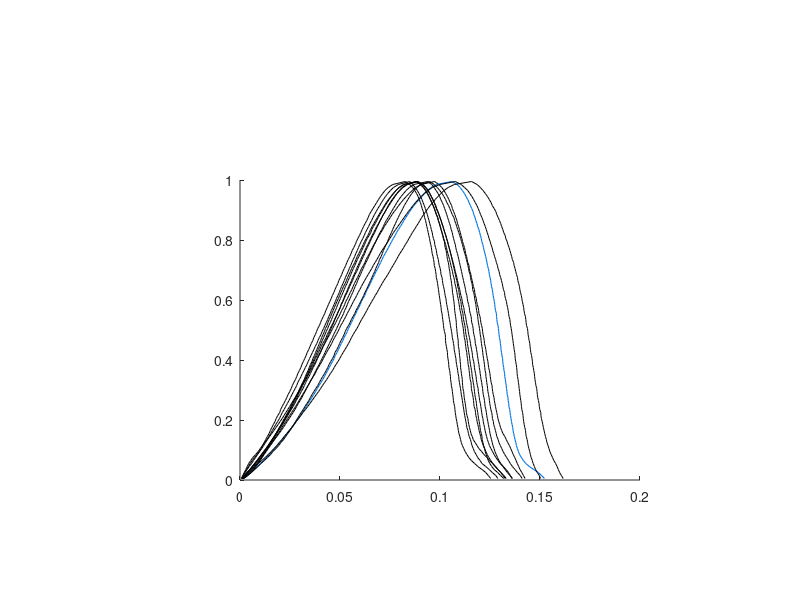

Write MATLAB code to recreate this figure.
clear
MyColor = [62/255 43/255 109/255;
    0 0.45 0.74;
    0.49 0.18 0.56;
    48/255 151/255 164/255;
    240/255 100/255 73/255;
    255/255 170/255 50/255;
    5/255 80/255 91/255];

MyColorHot = [0.85 0.33 0.10;
    240/255 100/255 73/255;
    0.93 0.69 0.13;
    255/255 187/255 0];
MyColorCold = [0.49 0.18 0.56;
    5/255 80/255 91/255;
    48/255 151/255 164/255;
    0 0.45 0.74];
MyColorGray = [0 0 0;
    70/255 70/255 70/255;
    140/255 140/255 140/255;
    210/255 210/255 210/255];


clear res
load('fig1c_data.mat');
% mode 0 = plot single fly; 1 = plot population average
mode = 1;
i_bin = 0.995:-0.01:0.005;
i_bin = fliplr(i_bin);
t_bin_all = zeros(length(res),length(i_bin)*2);
t_bin_diff_all = zeros(length(res),length(i_bin)*2-1);
period = zeros(1,length(res));
phaseDuration_all = zeros(length(res),3);
i_min = zeros(1,length(res));
% figure
if mode == 1
    fig1 = figure('Units', 'centimeters', 'Position', [20, 10, 3, 2.5]);hold on
    set(gca, 'Position', [0.3, 0.2, 0.5, 0.5])
end

for jj = 1:length(res)
    p = res(jj).localMax;
    clear i;
    i = res(jj).I;

    period_tmp = diff(p);
    res(jj).period = period_tmp;
    period_mean_tmp = mean(period_tmp);
    period(jj) = period_mean_tmp;
    
    t_bin = zeros(length(p)-1,2*length(i_bin));
    t_bin_diff = zeros(length(p)-1,2*length(i_bin)-1);
    phaseDuration = zeros(length(p)-1,3);
    
    i_range = 0;
    range = zeros(1,length(p));
    for ii = 1:length(p)-1
        b = p(ii);e = p(ii+1);
        b_idx = find(res(jj).t == b);e_idx = find(res(jj).t == e);
        t = res(jj).t(b_idx:e_idx) - res(jj).t(b_idx); i_single = i(b_idx:e_idx);
        range = (max(i_single) - min(i_single));
        i_range = i_range + (max(i_single) - min(i_single))/(length(p)-1);
    end
    
    
    i_min_tmp  = zeros(1,length(p)-1);
    for ii = 1:length(p)-1
        b = p(ii);e = p(ii+1);
        b_idx = find(res(jj).t == b);e_idx = find(res(jj).t == e);
        t = res(jj).t(b_idx:e_idx) - res(jj).t(b_idx); i_single = i(b_idx:e_idx);

        i_norm = 1-(i_single - min(i_single)) / i_range;
        t_norm = t/max(t);
        
        t_inter1 = 0:0.001:max(t);
        i_inter1 = interp1(t,i_norm,t_inter1,'pchip');
        i_min_tmp(ii) = i_inter1(1);
        xidx = zeros(1,2*length(i_bin));
        for  kk = 1:length(i_bin)
            tmp = find(i_inter1>i_bin(kk));
            xidx(kk) = tmp(1);
            xidx(end-kk+1) = tmp(end);
        end
        t_bin(ii,:) = t_inter1(xidx);
        t_bin_diff(ii,:) = diff(t_inter1(xidx));  
    end
    
    i_min(jj) = mean(i_min_tmp);
    t_bin_mean = mean(t_bin);
    t_bin_diff_mean = mean(t_bin_diff);

    t_sum = zeros(1,length(t_bin_diff_mean));
    for ii = 1:length(t_sum)
        t_sum(ii) = sum(t_bin_diff_mean(1:ii));
    end
    
    if mode == 1
        c = MyColorGray(1,:);
        y = [i_bin(1:end),flip(i_bin(1:end-1))];
        if jj == 2
            h(jj) = plot(t_sum,[i_bin(1:end),flip(i_bin(1:end-1))],'color',[0 0.45 0.87],'linewidth',0.8);
        else
            h(jj) = plot(t_sum,[i_bin(1:end),flip(i_bin(1:end-1))],'color',c,'linewidth',0.5);
        end
        ax = gca;
        set(ax,'color','none')
        set(ax,'box','off')
    end
    
end